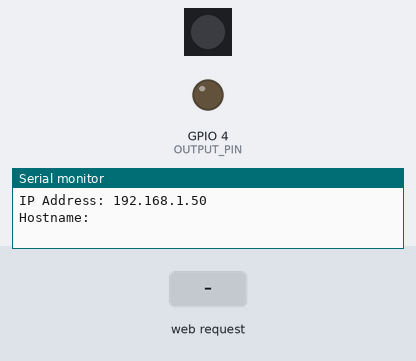
Simulated run of this program. Board: ESP8266 (Wemos D1 mini). Shown: 1 RGB LEDs in strip order, left to right, output pins drawn as LEDs (lit = HIGH), the last lines printed to the serial monitor. Inputs (shaded band) come from the test bench. Dim RGB values are drawn brighter than linear; WiFi joins after 1.5 s; servers stay silent unless stated; not simulated (calls return 0 or success): wifi_secrets.h.

Above: at 4.7 s.
4.8 s: HTTP request GET / received
At 5.2 s:
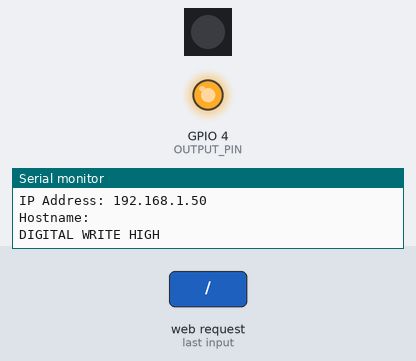
At 6.3 s:
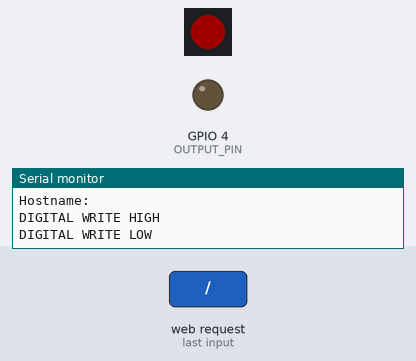
Timing chart, 0 to 18.3 s (numbered marks = the images above; inputs shaded):
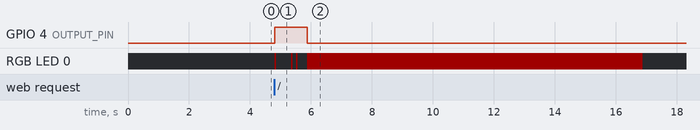

Measured:
- after the input at 4.8 s, GPIO 4 (OUTPUT_PIN): LOW → HIGH at once, → LOW 1.1 s later

The program:

main.cpp
```cpp
#include <Arduino.h>
#include <wifi_secrets.h>

#define OUTPUT_PIN 4

#include <FastLED.h>
#define NUM_LEDS 1
#define DATA_PIN 5
CRGB leds[NUM_LEDS];

#ifdef ESP32
#include <WiFi.h>
#include <AsyncTCP.h>
#elif defined(ESP8266)
#include <ESP8266WiFi.h>
#include <ESPAsyncTCP.h>
#endif
#include <ESPAsyncWebServer.h>

AsyncWebServer server(80);

const char* ssid = SSID_SECRET;
const char* password = PASSWORD_SECRET;
const char* hostname = HOSTNAME_SECRET;

const char* PARAM_MESSAGE = "message";

void notFound(AsyncWebServerRequest *request) {
    request->send(404, "text/plain", "Not found");
}

bool activateHeiHeiBot = false;


void setup() {
    Serial.begin(9600);
    delay(2000);

    pinMode(OUTPUT_PIN, OUTPUT);

    FastLED.addLeds<WS2812, DATA_PIN, GRB>(leds, NUM_LEDS);
    FastLED.setBrightness(32);
    FastLED.clear();

    WiFi.mode(WIFI_STA);
    WiFi.hostname(hostname);
    WiFi.begin(ssid, password);
    if (WiFi.waitForConnectResult() != WL_CONNECTED) {
        Serial.printf("WiFi Failed!\n");
        return;
    }
    Serial.println();
    Serial.print("IP Address: ");
    Serial.println(WiFi.localIP());
    Serial.print("Hostname: ");
    Serial.println(WiFi.getHostname());

    server.on("/", HTTP_GET, [](AsyncWebServerRequest *request){
        activateHeiHeiBot = true;
        request->send(200);
    });

    server.onNotFound(notFound);

    server.begin();
}

void loop() {

  if (activateHeiHeiBot) {
    Serial.println("DIGITAL WRITE HIGH");
    digitalWrite(OUTPUT_PIN, HIGH);

    leds[0] = CRGB::Red;
    FastLED.show();
    delay(50);
    leds[0] = CRGB::Black;
    FastLED.show();
    delay(500);
    leds[0] = CRGB::Red;
    FastLED.show();
    delay(50);
    leds[0] = CRGB::Black;
    FastLED.show();
    delay(120);
    leds[0] = CRGB::Red;
    FastLED.show();
    delay(50);
    leds[0] = CRGB::Black;
    FastLED.show();
    delay(300);
    leds[0] = CRGB::Red;
    FastLED.show();

    Serial.println("DIGITAL WRITE LOW");
    digitalWrite(OUTPUT_PIN, LOW);

    delay(11 * 1000);

    leds[0] = CRGB::Black;
    FastLED.show();

    activateHeiHeiBot = false;
  }
}
```
